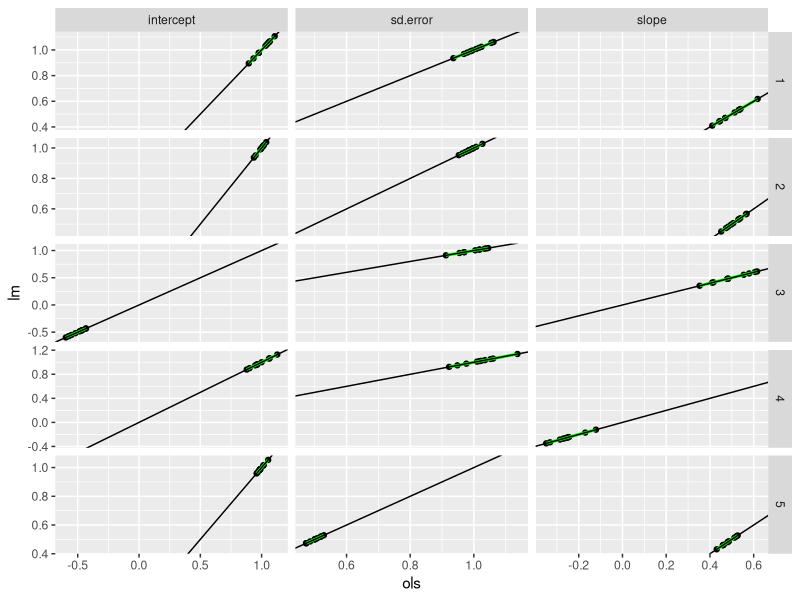
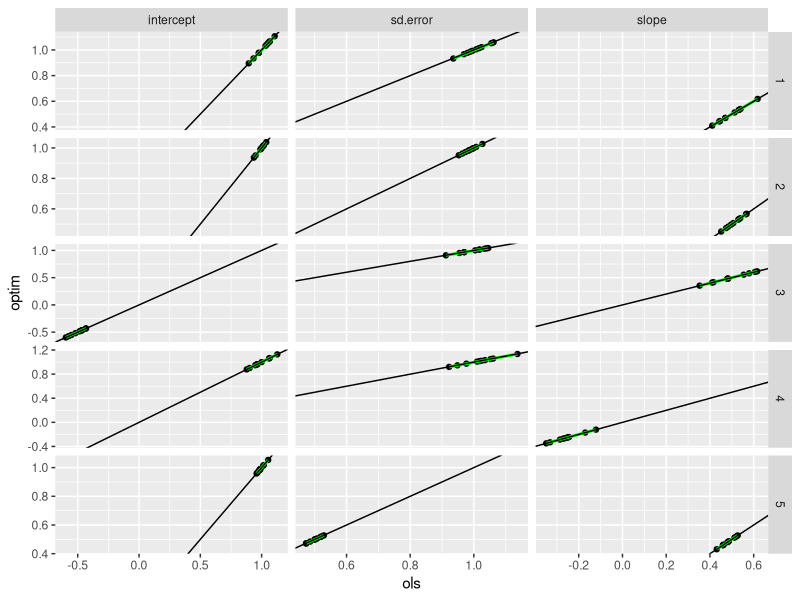
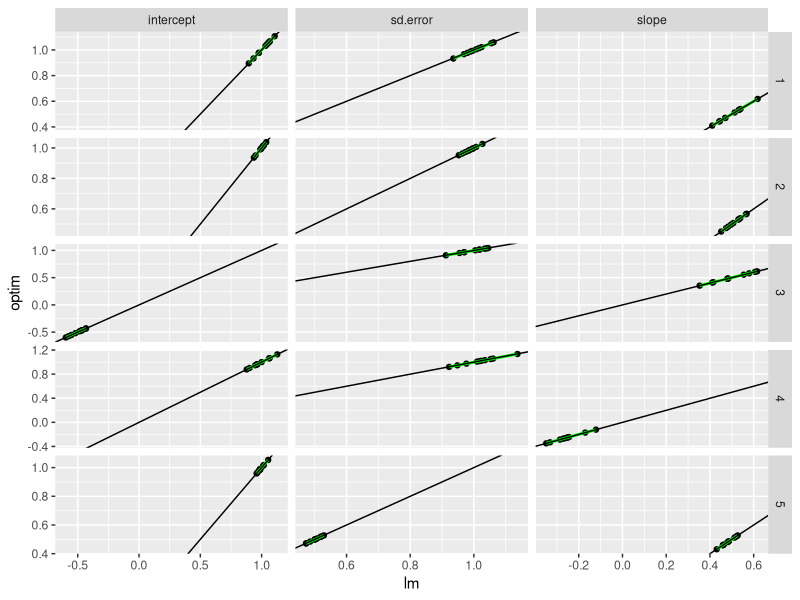
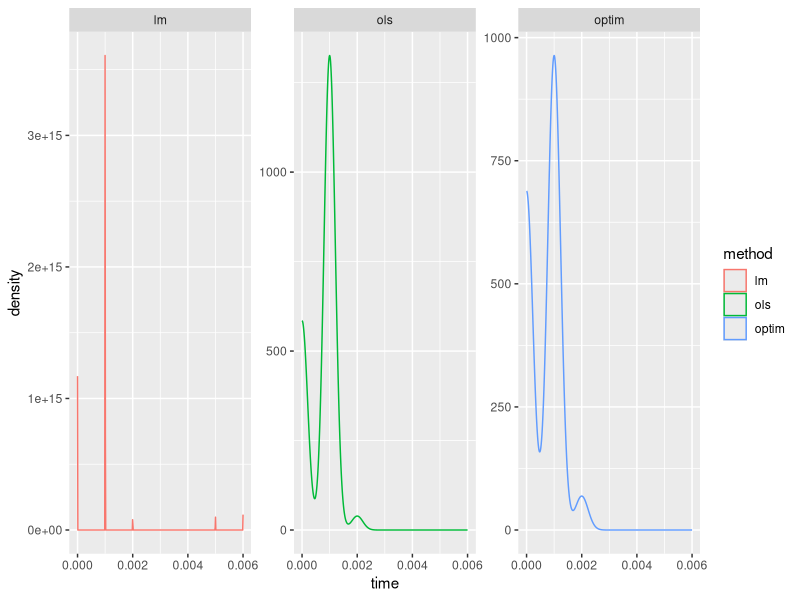
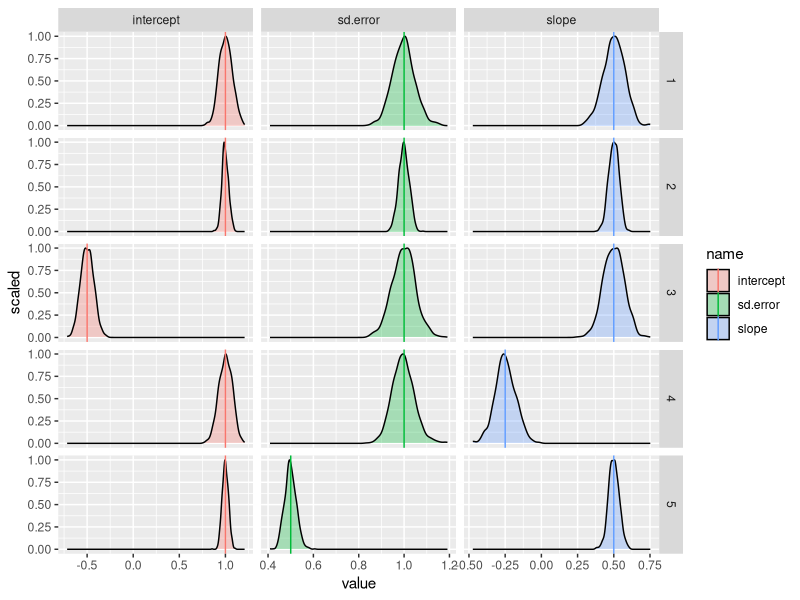
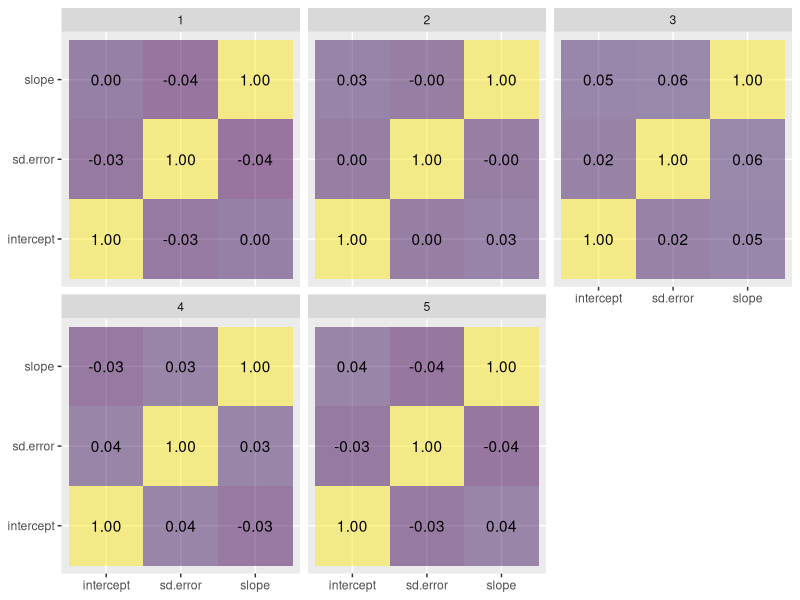

Write R code to recreate these figures, in order.
## ---- chunk 1
library(tidyverse)
set.seed(123)
## ---- chunk 2
generate.data <- function(n, intercept, slope, sd.error) {
  x <- rnorm(n)
  y <- intercept + slope * x + sd.error * rnorm(n)
  data <- data.frame(
    n = n,
    intercept = intercept,
    slope = slope,
    sd.error = sd.error,
    x = x,
    y = y
  )
  return(data)
}
## ---- chunk 3
estimate.model.and.get.coefficients.ols <- function(data) {
  ptm <- proc.time()
  x <- data$x
  y <- data$y
  X <- cbind(1, x)
  XtX_inv <- solve(t(X) %*% X)
  beta_hat <- XtX_inv %*% t(X) %*% y
  sd <- sd(y - X %*% beta_hat)
  time <- proc.time() - ptm
  result <- c(
    intercept = beta_hat[[1]],
    slope = beta_hat[[2]],
    sd.error = sd,
    time = time[[3]]
  )
  return(result)
}
## ---- chunk 4
estimate.model.and.get.coefficients.lm <- function(data) {
  ptm <- proc.time()
  model <- lm(
    formula = y ~ 1 + x,
    data = data
  )
  time <- proc.time() - ptm
  result <- c(
    intercept = model$coefficients[[1]],
    slope = model$coefficients[[2]],
    sd.error = sd(model$residuals),
    time = time[[3]]
  )
  return(result)
}
## ---- chunk 5
estimate.model.and.get.coefficients.optim <- function(data) {
  ptm <- proc.time()
  x <- data$x
  y <- data$y
  model <- optim(
    par = c(0, 0, 0),
    fn = function(par) {
      sum(((par[[1]] + par[[2]] * x - y) / exp(par[[3]])) ^ 2 / 2 + par[[3]])
    }
  )
  time <- proc.time() - ptm
  result <- c(
    intercept = model$par[[1]],
    slope = model$par[[2]],
    sd.error = exp(model$par[[3]]),
    time = time[[3]]
  )
  return(result)
}
## ---- chunk 6
estimate.all.models.and.get.coefficients <- function(data) {
  result <- data.frame(
    method = c("ols", "lm", "optim"),
    rbind(
      estimate.model.and.get.coefficients.ols(data),
      estimate.model.and.get.coefficients.lm(data),
      estimate.model.and.get.coefficients.optim(data)
    )
  )
  return(result)
}
## ---- chunk 7
parameters <- tibble(
  parameter.set = seq(5),
  n = c(200, 800, 200, 200, 200),
  intercept = c(1, 1, -0.5, 1, 1),
  slope = c(0.5, 0.5, 0.5, -0.25, 0.5),
  sd.error = c(1, 1, 1, 1, 0.5)
)
parameters
## ---- chunk 8
estimated.parameters <- parameters %>%
  expand_grid(
    run = seq(10)
  ) %>%
  reframe(
    generate.data(
      n = n,
      intercept = intercept,
      slope = slope,
      sd.error = sd.error
    ) %>%
      estimate.all.models.and.get.coefficients(),
    .by = c(parameter.set, run)
  )
estimated.parameters
## ---- chunk 9
for (model.pairs in combn(unique(estimated.parameters$method), 2, simplify = FALSE)) {
  cat("\n\n## ", model.pairs[[1]], " vs ", model.pairs[[2]], " {.tabset .tabset-pills}\n")
  print(
    ggplot(
      mapping = aes(
        x = !!sym(model.pairs[[1]]),
        y = !!sym(model.pairs[[2]])
      ),
      data = estimated.parameters %>%
        filter(method %in% model.pairs) %>%
        select(-time) %>%
        pivot_longer(c("intercept", "slope", "sd.error")) %>%
        pivot_wider(names_from = "method"),
        alpha = 0.1
    ) +
      geom_point() +
      geom_smooth(
        formula = y ~ x,
        method = "lm",
        col = "green"
      ) +
      geom_abline(
        intercept = 0,
        slope = 1
      ) +
      facet_grid(
        cols = vars(name),
        rows = vars(parameter.set),
        scales = "free"
      )
  )
}
## ---- chunk 10
estimated.parameters %>%
  group_by(parameter.set, method) %>%
  summarise(
    time = mean(time),
    .groups = "drop"
  ) %>%
  pivot_wider(
    values_from = time,
    names_from = method
  )
## ---- chunk 11
ggplot() +
  geom_density(
    mapping = aes(
      x = time,
      col = method
    ),
    data = estimated.parameters
  ) +
  facet_wrap(
    facets = ~ method,
    scales = "free_y"
  )
## ---- chunk 12
estimated.parameters <- parameters %>%
  expand_grid(
    run = seq(1000)
  ) %>%
  reframe(
    generate.data(
      n = n,
      intercept = intercept,
      slope = slope,
      sd.error = sd.error
    ) %>%
      estimate.model.and.get.coefficients.lm() %>%
      as_tibble_row(),
    .by = c(parameter.set, run)
  )
estimated.parameters
## ---- chunk 13
ggplot() +
  geom_density(
    mapping = aes(
      x = value,
      y = after_stat(scaled),
      fill = name
    ),
    data = estimated.parameters %>%
      pivot_longer(
        cols = c("intercept", "slope", "sd.error")
      ),
    alpha = 0.3
  ) +
  geom_vline(
    mapping = aes(
      xintercept = value,
      col = name
    ),
    data = parameters %>%
      pivot_longer(
        cols = c("intercept", "slope", "sd.error")
      )
  ) +
  facet_grid(
    cols = vars(name),
    rows = vars(parameter.set),
    scales = "free"
  )
## ---- chunk 14
ggplot(
  mapping = aes(
    x = parameter.1,
    y = parameter.2,
    fill = correlation,
    label = sprintf("%.2f", correlation)
  ),
  data = estimated.parameters %>%
    group_by(parameter.set) %>%
    reframe(
      expand_grid(
        parameter.1 = c("intercept", "slope", "sd.error"),
        parameter.2 = c("intercept", "slope", "sd.error")
      ),
      correlation = c(cor(data.frame(intercept, slope, sd.error)))
    )
) +
  geom_tile(alpha = 0.5) +
  geom_text() +
  scale_fill_viridis_c() +
  guides(fill = "none") +
  labs(
    x = NULL,
    y = NULL
  ) +
  facet_wrap(
    facets = vars(parameter.set)
  )
